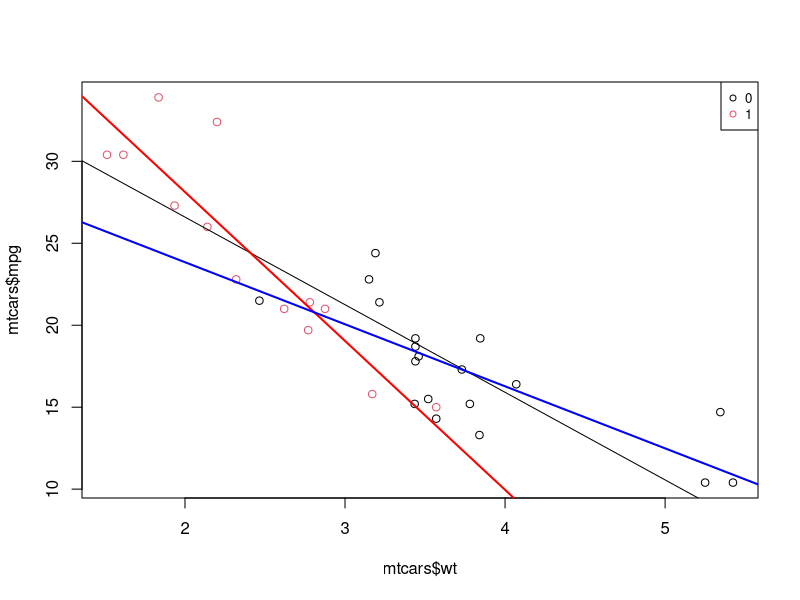
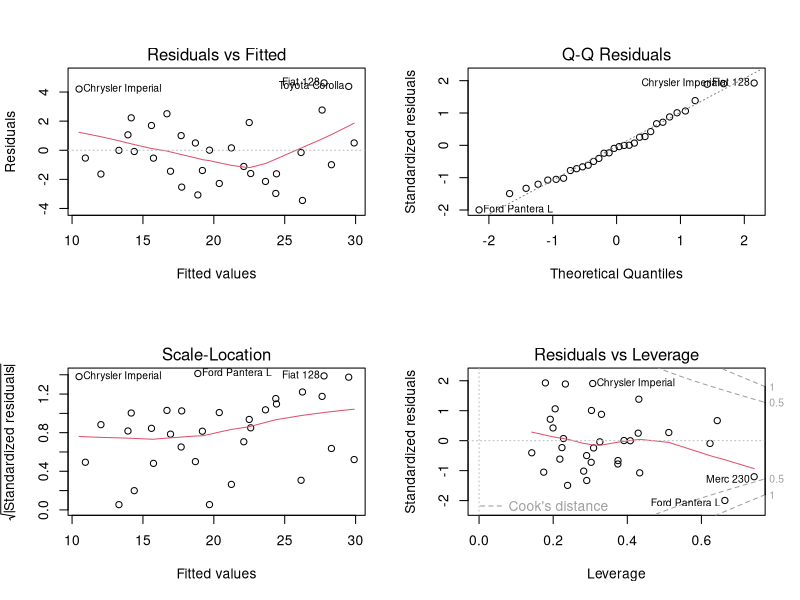
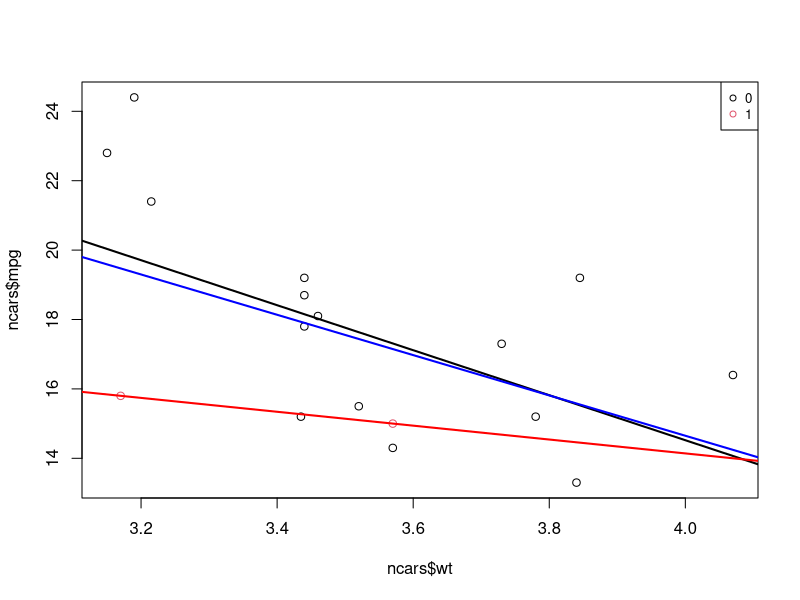
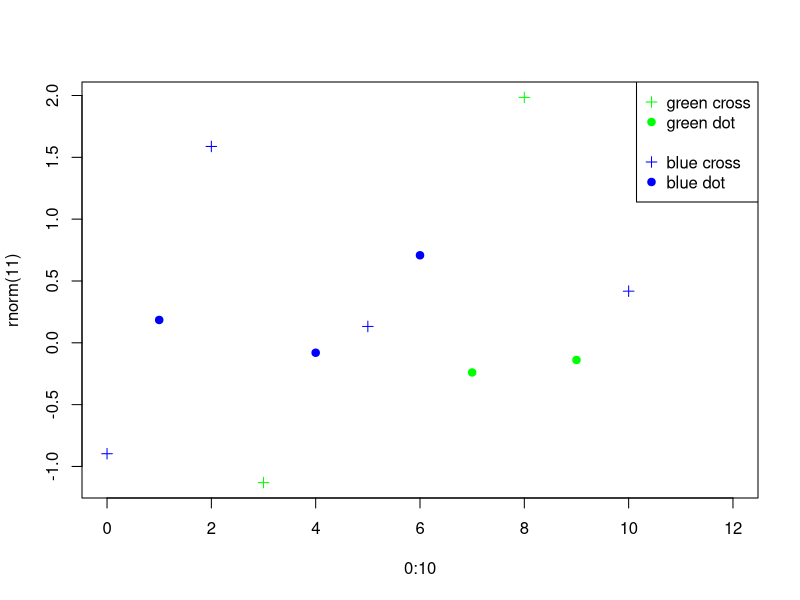
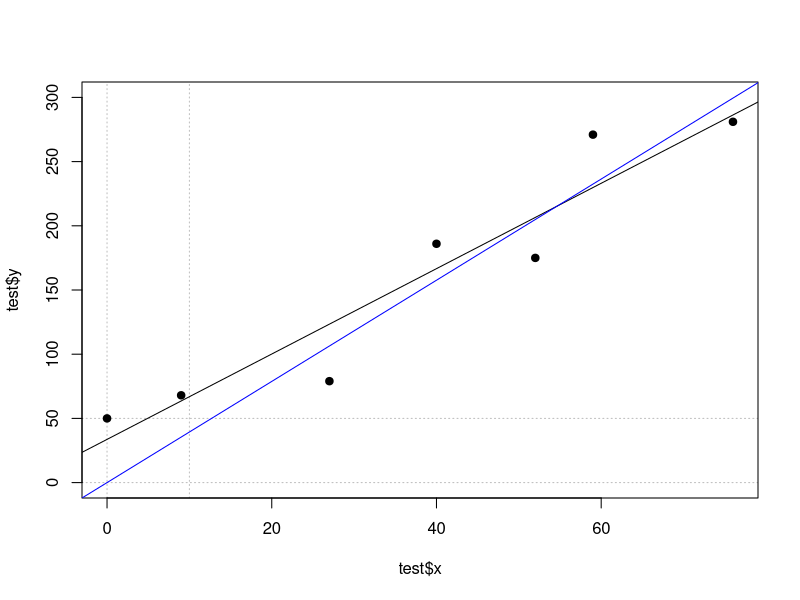

Reproduce these figures in R, in order.
data("mtcars")
head(mtcars)
summary(mtcars)
str(mtcars)
lm(mpg ~ ., data = mtcars)

mcars <- mtcars[mtcars$am==1,]
acars <- mtcars[mtcars$am==0,]
summary(mcars)[,c(1,6)]
summary(acars)[,c(1,6)]
lmw <- lm(mpg ~ wt, data = mtcars)


lma <- lm(mpg ~ wt, data = acars)
lmm <- lm(mpg ~ wt, data = mcars)
plot(mtcars$wt,mtcars$mpg,col=mtcars$am+1)
legend('topright', legend = levels(factor(mtcars$am)), col = 1:2, cex = 0.8, pch = 1)
abline(lm(mpg ~ wt, data = mtcars))
abline(lmm,col="red",lw=2)
abline(lma,col="blue",lw=2)

fit_final <- lm(mpg ~ ., data = mtcars);
par(mfrow = c(2, 2))
plot(fit_final)
dev.off()
ncars <- mtcars[mtcars$mpg < 31 & mtcars$wt<5 & mtcars$wt > 3,]
mncars <- ncars[ncars$am==1,]
ancars <- ncars[mtcars$am==0,]
summary(mncars)[,c(1,6)]
summary(ancars)[,c(1,6)]
lmn <- lm(mpg ~ wt, data = ncars)
lmna <- lm(mpg ~ wt, data = ancars)
lmnm <- lm(mpg ~ wt, data = mncars)
plot(ncars$wt,ncars$mpg,col=ncars$am+1)
legend('topright', legend = levels(factor(mtcars$am)), col = 1:2, cex = 0.8, pch = 1)
abline(lmn,lw=2)
abline(lmnm,col="red",lw=2)
abline(lmna,col="blue",lw=2)

set.seed(2)
plot(0:10, rnorm(11), col = sample(c("green", "blue"), 11, replace = TRUE), 
     pch = sample(c(3, 19), 11, replace = TRUE), xlim = c(0, 12))
legend("topright", pch = c(3, 19, NA, 3, 19), 
       col = c("green", "green", NA, "blue", "blue"), 
       legend = c("green cross", "green dot", NA, "blue cross", "blue dot"))


test <- structure(list(x = c(0, 9, 27, 40, 52, 59, 76), y = c(50, 68, 
                                                              79, 186, 175, 271, 281)), .Names = c("x", "y"))

# set up an example plot
plot(test,pch=19,ylim=c(0,300),
     panel.first=abline(h=c(0,50),v=c(0,10),lty=3,col="gray"))

# standard line of best fit - black line
abline(lm(y ~ x, data=test))

# force through [0,0] - blue line
abline(lm(y ~ x + 0, data=test), col="blue")